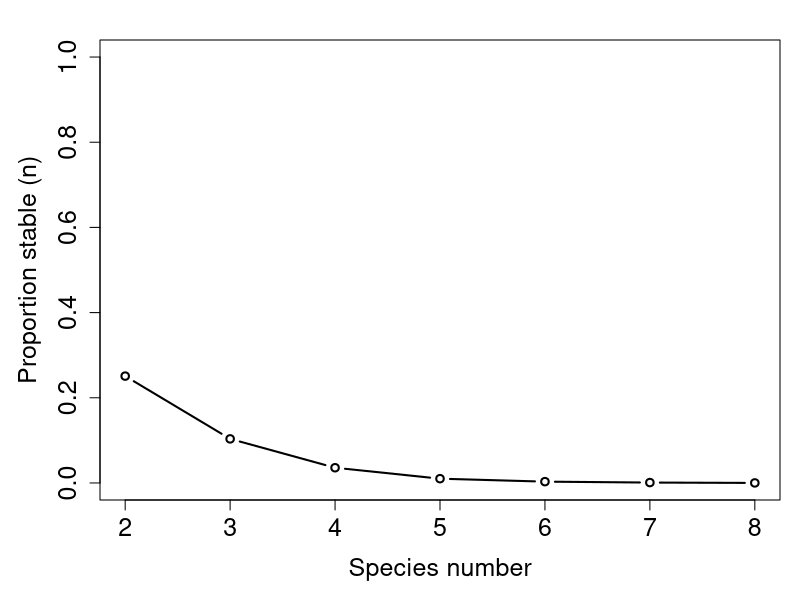
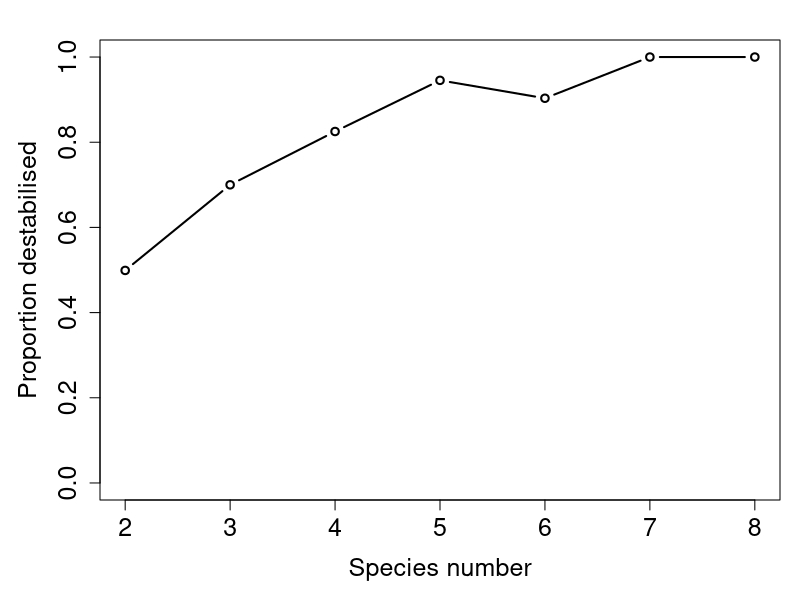
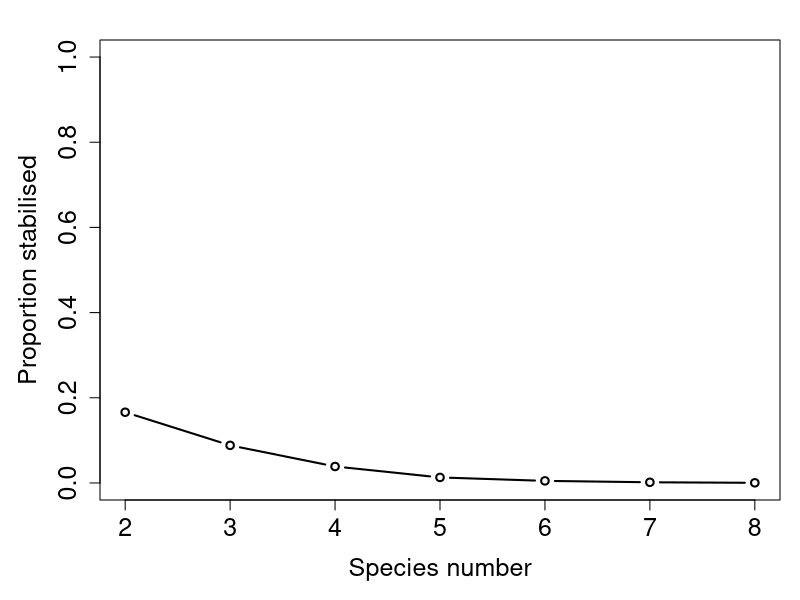

Reproduce these figures in R, in order.
## ---- chunk 1
random_comm <- function(dm = 2, iter = 10000){
    stabilised_fastevo <- NULL;
    unstabled_fastevo  <- NULL;
    nn           <- dm * dm;
    tot_stabled  <- 0;
    tot_ustabled <- 0;
    tot_eco_stab <- 0;
    stabilised_fastevo <- NULL;
    unstabled_fastevo  <- NULL;
    while(iter > 0){
        stabilised   <- 0;
        unstabilised <- 0;
        Adat <- runif(n = nn, min = -4, max = 4);
        Bdat <- runif(n = nn, min = -4, max = 4);
        Cdat <- runif(n = nn, min = -4, max = 4);
        A    <- matrix(data = Adat, nrow = dm, ncol = dm);
        B    <- matrix(data = Bdat, nrow = dm, ncol = dm);
        C    <- matrix(data = Cdat, nrow = dm, ncol = dm);
        egD  <- 1;
        while(egD >= 0){
             Ddat <- runif(n = nn, min = -4, max = 4);
             D    <- matrix(data = Ddat, nrow = dm, ncol = dm);
             egD  <- max(Re(eigen(D)$values))
        }
        eco_stable       <- max(Re(eigen(A)$values)) < 0;
        slow_evo_maxE    <- max(Re(eigen(A + B %*% solve(D) %*% (-C))$values));
        stable_fast_evo  <- slow_evo_maxE < 0;
        if(eco_stable == FALSE & stable_fast_evo == TRUE){
            list_ele <- length(stabilised_fastevo$A) + 1;
            stabilised_fastevo$A[[list_ele]] <- A;
            stabilised_fastevo$B[[list_ele]] <- B;
            stabilised_fastevo$C[[list_ele]] <- C;
            stabilised_fastevo$D[[list_ele]] <- D;
            stabilised   <- 1;
        }
        if(eco_stable == TRUE & stable_fast_evo == FALSE){
            list_ele <- length(unstabled_fastevo$A) + 1;
            unstabled_fastevo$A[[list_ele]] <- A;
            unstabled_fastevo$B[[list_ele]] <- B;
            unstabled_fastevo$C[[list_ele]] <- C;
            unstabled_fastevo$D[[list_ele]] <- D;
            unstabilised   <- 1;
        }
        if(stabilised == 1){
            tot_stabled <- tot_stabled + 1;
        }
        if(unstabilised == 1){
            tot_ustabled <- tot_ustabled + 1;
        }
        if(eco_stable == TRUE){
            tot_eco_stab <- tot_eco_stab + 1;
        }
        iter <- iter - 1;
    }
    results <- list(ecologically_stable = tot_eco_stab, 
                    stabilised = tot_stabled, destabilised = tot_ustabled,
                    stabilised_all   = stabilised_fastevo, 
                    destabilised_all = unstabled_fastevo);
    return(results);
}
## ---- chunk 2
dat       <- read.table(file = "rand_sims.txt", header = TRUE);
species   <- dat[,1];
pr_stable <- dat[,2] / (dat[,2] + dat[,4]);
par(mar = c(5, 5, 2, 1));
plot(x = species, y = pr_stable, type = "b", lwd = 2, ylim = c(0, 1),
     xlab = "Species number", ylab = "Proportion stable (n)",
     cex.axis = 1.5, cex.lab = 1.5);
## ---- chunk 3
pr_destabilised <- dat[,3] / dat[,2];
par(mar = c(5, 5, 2, 1));
plot(x = species, y = pr_destabilised, type = "b", lwd = 2, ylim = c(0, 1),
     xlab = "Species number", ylab = "Proportion destabilised",
     cex.axis = 1.5, cex.lab = 1.5);
## ---- chunk 4
pr_stabilised <- dat[,5] / dat[,4];
par(mar = c(5, 5, 2, 1));
plot(x = species, y = pr_stabilised, type = "b", lwd = 2, ylim = c(0, 1),
     xlab = "Species number", ylab = "Proportion stabilised",
     cex.axis = 1.5, cex.lab = 1.5);
